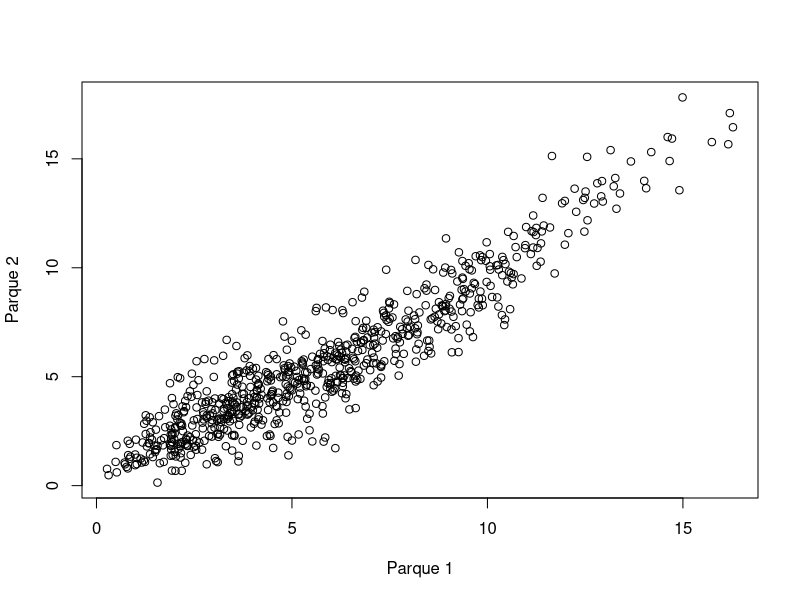
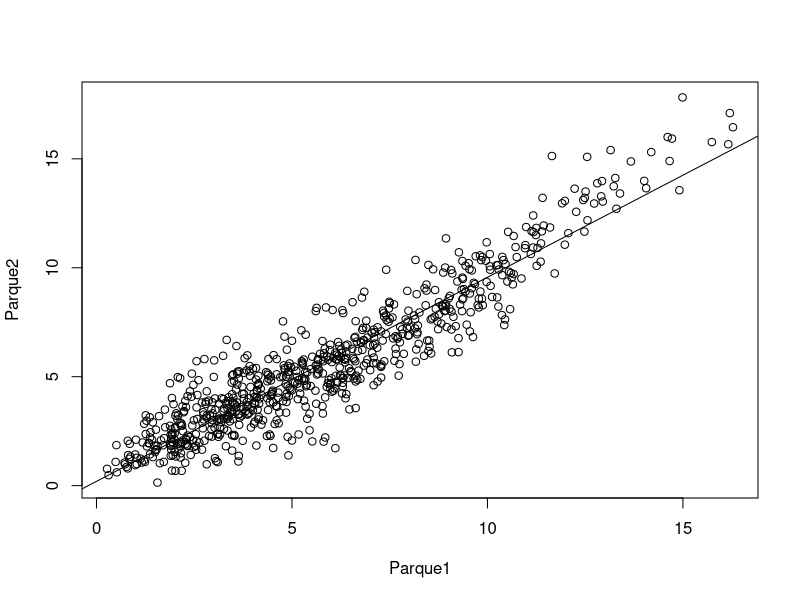
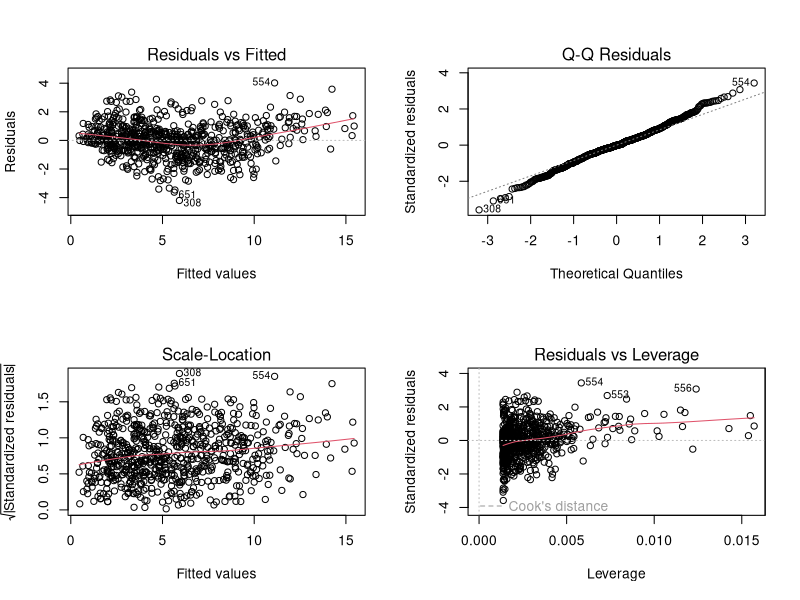
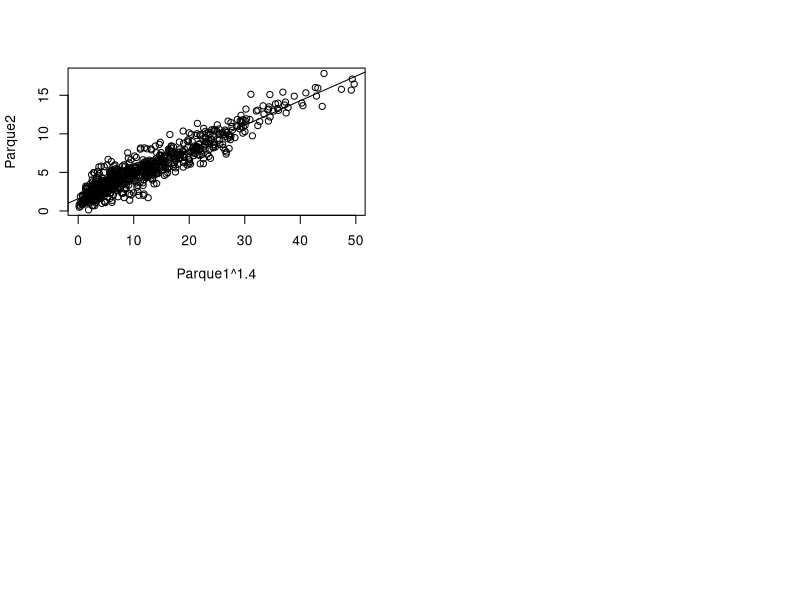
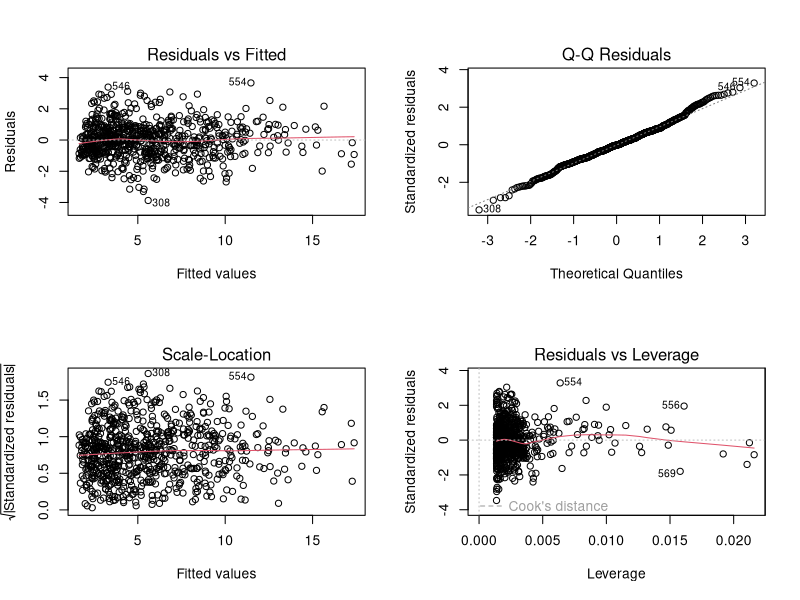

Source code (R) for these figures, in order:
## ---- chunk 1
knitr::opts_chunk$set(echo = TRUE)
## ---- chunk 2
library(readxl)
VelVientos <- read_excel("VelVientos730.xlsx")
#View(VelVientos)
## ---- chunk 3
plot(VelVientos$Parque1, VelVientos$Parque2, xlab = "Parque 1", ylab = "Parque 2")
## ---- chunk 4
cov(VelVientos$Parque1, VelVientos$Parque2)
cov(VelVientos)
## ---- chunk 5
cor(VelVientos$Parque1, VelVientos$Parque2)
cor(VelVientos)
## ---- chunk 6
RegressionModel <- lm(Parque2 ~ Parque1, data=VelVientos)
print(RegressionModel)
## ---- chunk 7
summary(RegressionModel)
## ---- chunk 8
plot(VelVientos)
abline(RegressionModel)
## ---- chunk 9
par(mfrow=c(2,2))
plot(RegressionModel)
## ---- chunk 10
VelVientos$Parque1power <- VelVientos$Parque1^1.4
RegressionPowerModel <- lm(Parque2 ~ Parque1power, data=VelVientos)
print(RegressionPowerModel)
plot(VelVientos$Parque1power, VelVientos$Parque2, xlab = "Parque1^1.4", ylab = "Parque2")
abline(RegressionPowerModel)
## ---- chunk 11
par(mfrow=c(2,2))
plot(RegressionPowerModel)
